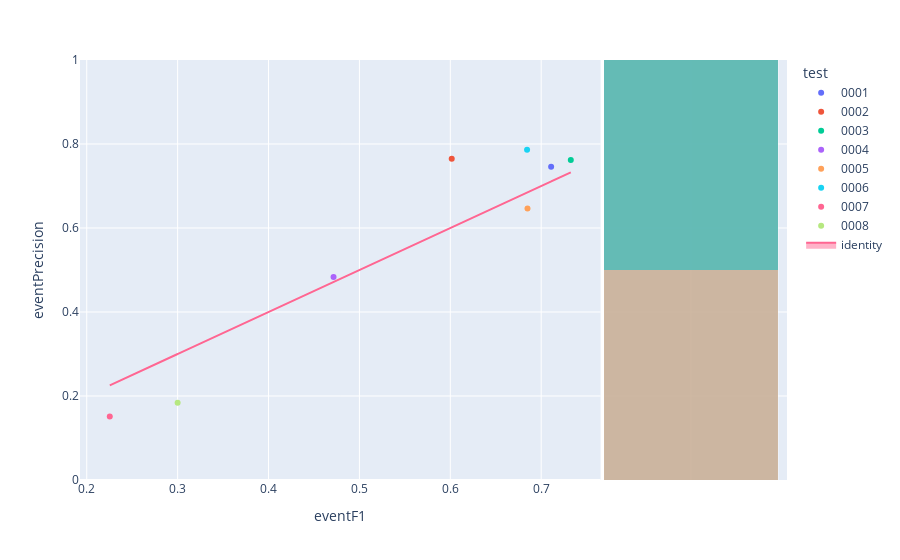

Notebook code for this chart:
### Code cell
fig=px.scatter(experimentModels,x='eventF1',y='eventPrecision',color='test',hover_name='modelId', marginal_y="histogram")
fig.add_trace(
    go.Scatter(x=experimentModels['eventF1'], y=experimentModels['eventF1'], name="identity", mode='lines',fill="toself")
)
fig.show()

### Figure 1 — Plotly figure (JSON) as saved in the notebook; plotly's stock layout.template omitted (floating-point values rounded to 4 significant figures)
{"data": [{"hovertemplate": "<b>%{hovertext}</b><br><br>test=0001<br>eventF1=%{x}<br>eventPrecision=%{y}<extra></extra>", "hovertext": ["fb98a323-465c-46e5-9345-3f7172b0ddc0"], "legendgroup": "0001", "marker": {"color": "#636efa", "symbol": "circle"}, "mode": "markers", "name": "0001", "orientation": "v", "showlegend": true, "type": "scatter", "x": [0.7109], "xaxis": "x", "y": [0.7459], "yaxis": "y"}, {"alignmentgroup": "True", "bingroup": "y", "hovertemplate": "test=0001<br>eventPrecision=%{y}<br>count=%{x}<extra></extra>", "legendgroup": "0001", "marker": {"color": "#636efa"}, "name": "0001", "offsetgroup": "0001", "opacity": 0.5, "showlegend": false, "type": "histogram", "xaxis": "x2", "y": [0.7459], "yaxis": "y2"}, {"hovertemplate": "<b>%{hovertext}</b><br><br>test=0002<br>eventF1=%{x}<br>eventPrecision=%{y}<extra></extra>", "hovertext": ["5aad028b-c353-4073-a25a-4cc65a40d4f6"], "legendgroup": "0002", "marker": {"color": "#EF553B", "symbol": "circle"}, "mode": "markers", "name": "0002", "orientation": "v", "showlegend": true, "type": "scatter", "x": [0.6016], "xaxis": "x", "y": [0.7647], "yaxis": "y"}, {"alignmentgroup": "True", "bingroup": "y", "hovertemplate": "test=0002<br>eventPrecision=%{y}<br>count=%{x}<extra></extra>", "legendgroup": "0002", "marker": {"color": "#EF553B"}, "name": "0002", "offsetgroup": "0002", "opacity": 0.5, "showlegend": false, "type": "histogram", "xaxis": "x2", "y": [0.7647], "yaxis": "y2"}, {"hovertemplate": "<b>%{hovertext}</b><br><br>test=0003<br>eventF1=%{x}<br>eventPrecision=%{y}<extra></extra>", "hovertext": ["c5a8d823-6cce-4551-b939-072d6243bb8f"], "legendgroup": "0003", "marker": {"color": "#00cc96", "symbol": "circle"}, "mode": "markers", "name": "0003", "orientation": "v", "showlegend": true, "type": "scatter", "x": [0.7326], "xaxis": "x", "y": [0.7619], "yaxis": "y"}, {"alignmentgroup": "True", "bingroup": "y", "hovertemplate": "test=0003<br>eventPrecision=%{y}<br>count=%{x}<extra></extra>", "legendgroup": "0003", "marker": {"color": "#00cc96"}, "name": "0003", "offsetgroup": "0003", "opacity": 0.5, "showlegend": false, "type": "histogram", "xaxis": "x2", "y": [0.7619], "yaxis": "y2"}, {"hovertemplate": "<b>%{hovertext}</b><br><br>test=0004<br>eventF1=%{x}<br>eventPrecision=%{y}<extra></extra>", "hovertext": ["0d05fa46-525d-40aa-ab28-0e48cf1fd098"], "legendgroup": "0004", "marker": {"color": "#ab63fa", "symbol": "circle"}, "mode": "markers", "name": "0004", "orientation": "v", "showlegend": true, "type": "scatter", "x": [0.4715], "xaxis": "x", "y": [0.4833], "yaxis": "y"}, {"alignmentgroup": "True", "bingroup": "y", "hovertemplate": "test=0004<br>eventPrecision=%{y}<br>count=%{x}<extra></extra>", "legendgroup": "0004", "marker": {"color": "#ab63fa"}, "name": "0004", "offsetgroup": "0004", "opacity": 0.5, "showlegend": false, "type": "histogram", "xaxis": "x2", "y": [0.4833], "yaxis": "y2"}, {"hovertemplate": "<b>%{hovertext}</b><br><br>test=0005<br>eventF1=%{x}<br>eventPrecision=%{y}<extra></extra>", "hovertext": ["d6448bf7-7c76-44a8-b3bd-f6797aa49e9c"], "legendgroup": "0005", "marker": {"color": "#FFA15A", "symbol": "circle"}, "mode": "markers", "name": "0005", "orientation": "v", "showlegend": true, "type": "scatter", "x": [0.6849], "xaxis": "x", "y": [0.6466], "yaxis": "y"}, {"alignmentgroup": "True", "bingroup": "y", "hovertemplate": "test=0005<br>eventPrecision=%{y}<br>count=%{x}<extra></extra>", "legendgroup": "0005", "marker": {"color": "#FFA15A"}, "name": "0005", "offsetgroup": "0005", "opacity": 0.5, "showlegend": false, "type": "histogram", "xaxis": "x2", "y": [0.6466], "yaxis": "y2"}, {"hovertemplate": "<b>%{hovertext}</b><br><br>test=0006<br>eventF1=%{x}<br>eventPrecision=%{y}<extra></extra>", "hovertext": ["0f55c379-26b2-40cf-860c-26de621acaf7"], "legendgroup": "0006", "marker": {"color": "#19d3f3", "symbol": "circle"}, "mode": "markers", "name": "0006", "orientation": "v", "showlegend": true, "type": "scatter", "x": [0.6845], "xaxis": "x", "y": [0.7865], "yaxis": "y"}, {"alignmentgroup": "True", "bingroup": "y", "hovertemplate": "test=0006<br>eventPrecision=%{y}<br>count=%{x}<extra></extra>", "legendgroup": "0006", "marker": {"color": "#19d3f3"}, "name": "0006", "offsetgroup": "0006", "opacity": 0.5, "showlegend": false, "type": "histogram", "xaxis": "x2", "y": [0.7865], "yaxis": "y2"}, {"hovertemplate": "<b>%{hovertext}</b><br><br>test=0007<br>eventF1=%{x}<br>eventPrecision=%{y}<extra></extra>", "hovertext": ["4bf1000f-a3ae-4f1f-b893-946ebd67e116"], "legendgroup": "0007", "marker": {"color": "#FF6692", "symbol": "circle"}, "mode": "markers", "name": "0007", "orientation": "v", "showlegend": true, "type": "scatter", "x": [0.2254], "xaxis": "x", "y": [0.1509], "yaxis": "y"}, {"alignmentgroup": "True", "bingroup": "y", "hovertemplate": "test=0007<br>eventPrecision=%{y}<br>count=%{x}<extra></extra>", "legendgroup": "0007", "marker": {"color": "#FF6692"}, "name": "0007", "offsetgroup": "0007", "opacity": 0.5, "showlegend": false, "type": "histogram", "xaxis": "x2", "y": [0.1509], "yaxis": "y2"}, {"hovertemplate": "<b>%{hovertext}</b><br><br>test=0008<br>eventF1=%{x}<br>eventPrecision=%{y}<extra></extra>", "hovertext": ["b2158e6d-46b1-44f1-8684-f2f8d6b7b84c"], "legendgroup": "0008", "marker": {"color": "#B6E880", "symbol": "circle"}, "mode": "markers", "name": "0008", "orientation": "v", "showlegend": true, "type": "scatter", "x": [0.3], "xaxis": "x", "y": [0.184], "yaxis": "y"}, {"alignmentgroup": "True", "bingroup": "y", "hovertemplate": "test=0008<br>eventPrecision=%{y}<br>count=%{x}<extra></extra>", "legendgroup": "0008", "marker": {"color": "#B6E880"}, "name": "0008", "offsetgroup": "0008", "opacity": 0.5, "showlegend": false, "type": "histogram", "xaxis": "x2", "y": [0.184], "yaxis": "y2"}, {"fill": "toself", "mode": "lines", "name": "identity", "type": "scatter", "x": [0.7109, 0.6016, 0.7326, 0.4715, 0.6849, 0.6845, 0.2254, 0.3], "y": [0.7109, 0.6016, 0.7326, 0.4715, 0.6849, 0.6845, 0.2254, 0.3]}], "layout": {"barmode": "overlay", "legend": {"title": {"text": "test"}, "tracegroupgap": 0}, "margin": {"t": 60}, "xaxis": {"anchor": "y", "domain": [0, 0.7363], "title": {"text": "eventF1"}}, "xaxis2": {"anchor": "y2", "domain": [0.7413, 1], "matches": "x2", "showgrid": true, "showline": false, "showticklabels": false, "ticks": ""}, "yaxis": {"anchor": "x", "domain": [0, 1], "title": {"text": "eventPrecision"}}, "yaxis2": {"anchor": "x2", "domain": [0, 1], "matches": "y", "showgrid": true, "showticklabels": false}}}
